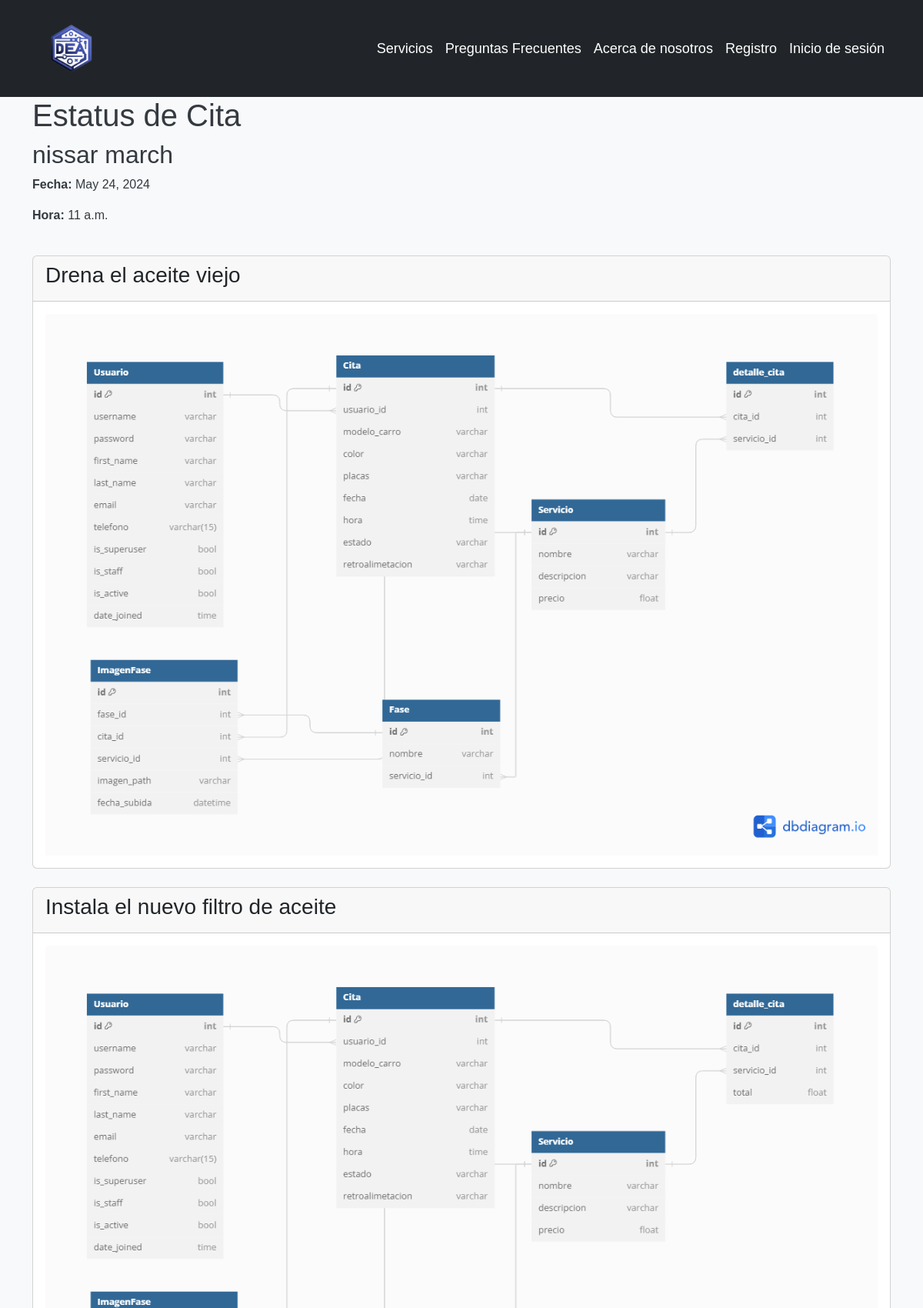
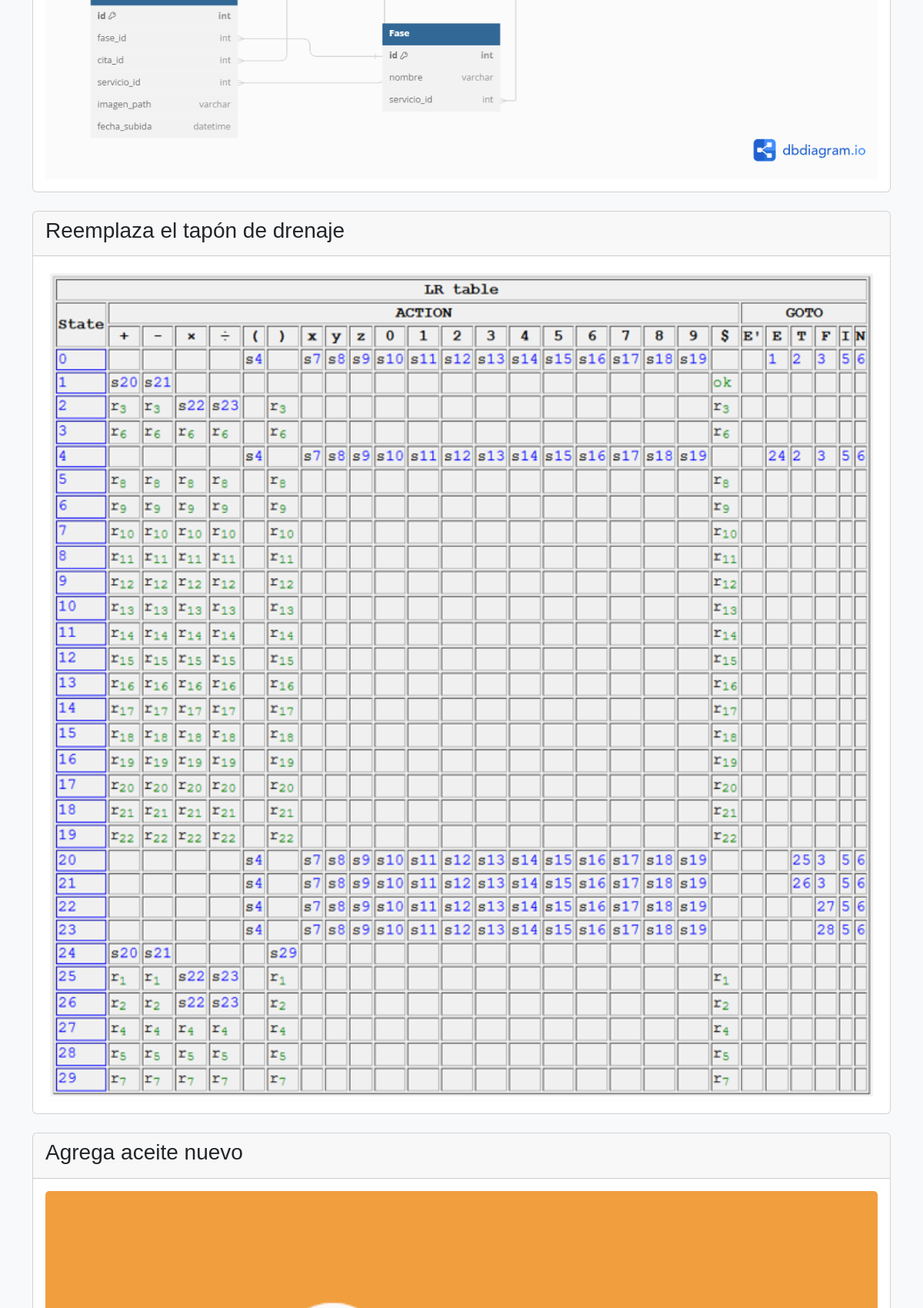
/estatus_cita/45 (upper part), run on the app's committed database (2 pictures, top to bottom).
### autenticacion/models.py (models this page shows, shortened)
class Cita(models.Model):
    usuario = models.ForeignKey(User, on_delete=models.CASCADE)
    modelo_carro = models.CharField(max_length=100)
    color = models.CharField(max_length=100)
    placas = models.CharField(max_length=20)
    fecha = models.DateField()
    hora = models.TimeField()
    estado = models.CharField(max_length=50, default='pendiente')
    retroalimentacion = models.TextField(null=True, blank=True)
    servicios = models.ManyToManyField(Servicio, through='DetalleCita')

class ImagenFase(models.Model):
    fase = models.ForeignKey(Fase, on_delete=models.CASCADE)
    cita = models.ForeignKey(Cita, on_delete=models.CASCADE)
    servicio = models.ForeignKey(Servicio, on_delete = models.CASCADE, default=0)
    imagen = models.ImageField(upload_to="imagenes_bd/", null=True)
    fecha_subida = models.DateTimeField(auto_now_add=True)

class Fase(models.Model):
    nombre = models.CharField(max_length=255)
    servicio = models.ForeignKey(Servicio, on_delete=models.CASCADE)

### autenticacion/views.py (the view)
# urls.py: path('estatus_cita/<int:cita_id>', v_auth.estatus_cita, name='estatus_cita'),
def estatus_cita(request, cita_id):
    cita = get_object_or_404(Cita, id=cita_id)
    imagenes_fase = ImagenFase.objects.filter(cita_id=cita_id)
    info_imagenes_fase = []
    for imagen_fase in imagenes_fase:
        servicio_id = imagen_fase.servicio_id
        fase_id = imagen_fase.fase_id
        info_imagenes_fase.append({'imagen_fase': imagen_fase, 'servicio_id': servicio_id, 'fase_id': fase_id})
    return render(request, 'estatus_cita.html', {
        'cita': cita,
        'info_imagenes_fase': info_imagenes_fase,
    })

### main/templates/estatus_cita.html (shortened to what this page needs)
<!DOCTYPE html>
<html lang="en">
<head>
    {% extends 'layouts/base.html' %}
    {% block content %}
    <div class="container">
        <div class="row">
            <div class="col-md-12">
                <h1>Estatus de Cita</h1>
                <h2>{{ cita.modelo_carro }}</h2>
                <p><strong>Fecha:</strong> {{ cita.fecha }}</p>
                <p><strong>Hora:</strong> {{ cita.hora }}</p>
            </div>
        </div>
         <div class="row mt-4">
            {% for info_imagen_fase in info_imagenes_fase %}
            <div class="col-md-12">
                <div class="card mb-4">
                    <div class="card-header">
                        <h3 class="card-title">{{ info_imagen_fase.imagen_fase.fase.nombre }}</h3>
                    </div>
                    <div class="card-body">
                        <img src="{{ info_imagen_fase.imagen_fase.imagen.url }}" class="card-img-top" alt="Imagen de la fase">
                    </div>
                </div>
            </div>
            {% empty %}
            <div class="col-md-12">
                <div class="alert alert-info" role="alert">No hay imágenes disponibles para esta fase.</div>
            </div>
            {% endfor %}
        </div>
    </div>
    {% endblock %}

### main/templates/layouts/base.html (style rules this page uses)
body { font-family: Arial, sans-serif; background-color: #f8f9fa; color: #343a40; }

### data on the page
Cita: modelo_carro "nissar march", fecha "May 24, 2024", hora "11 a.m."
ImagenFase: imagen_fase.fase.nombre "Drena el aceite viejo", imagen_fase.imagen (picture)
ImagenFase: imagen_fase.fase.nombre "Instala el nuevo filtro de aceite", imagen_fase.imagen (picture)
ImagenFase: imagen_fase.fase.nombre "Reemplaza el tapón de drenaje", imagen_fase.imagen (picture)
ImagenFase: imagen_fase.fase.nombre "Agrega aceite nuevo", imagen_fase.imagen (picture)
